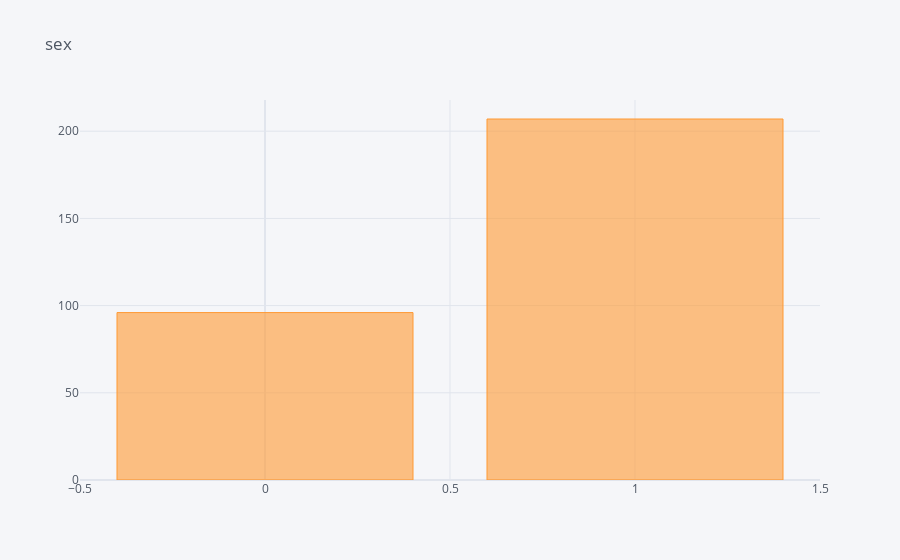
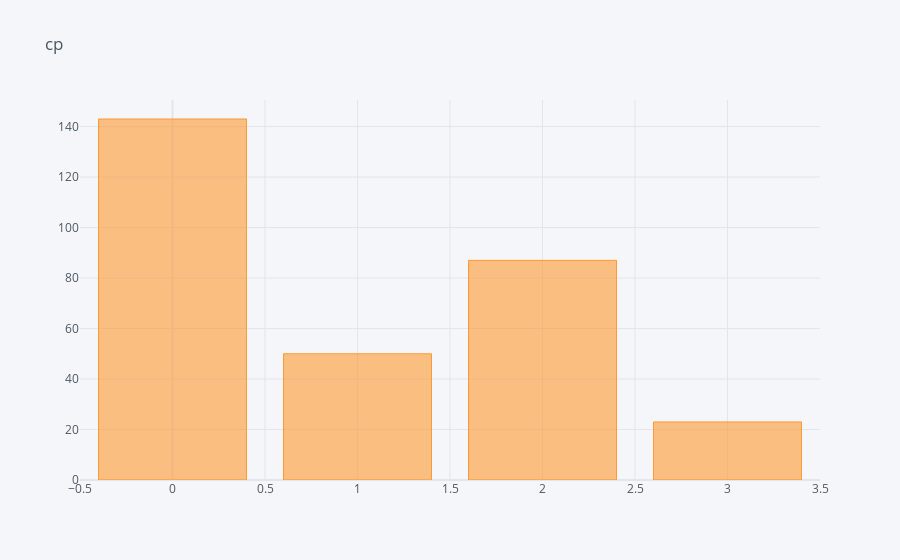
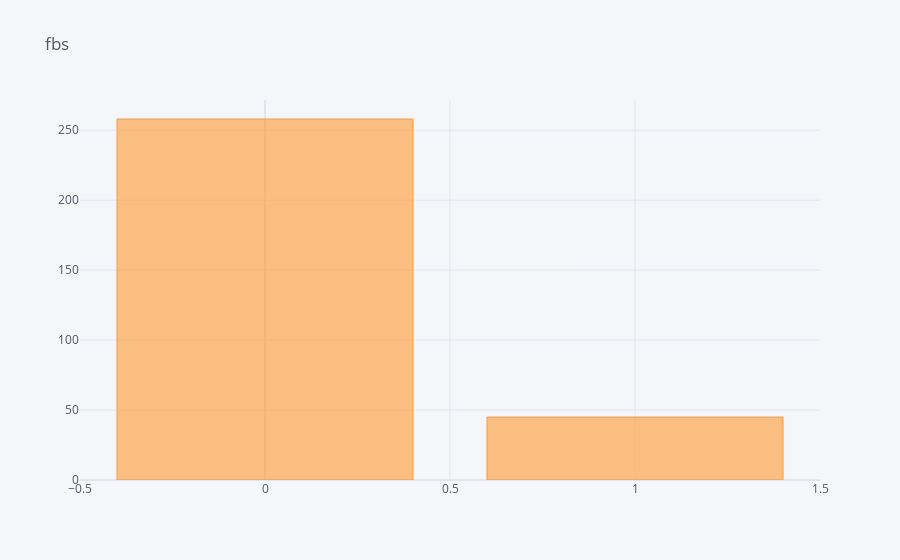
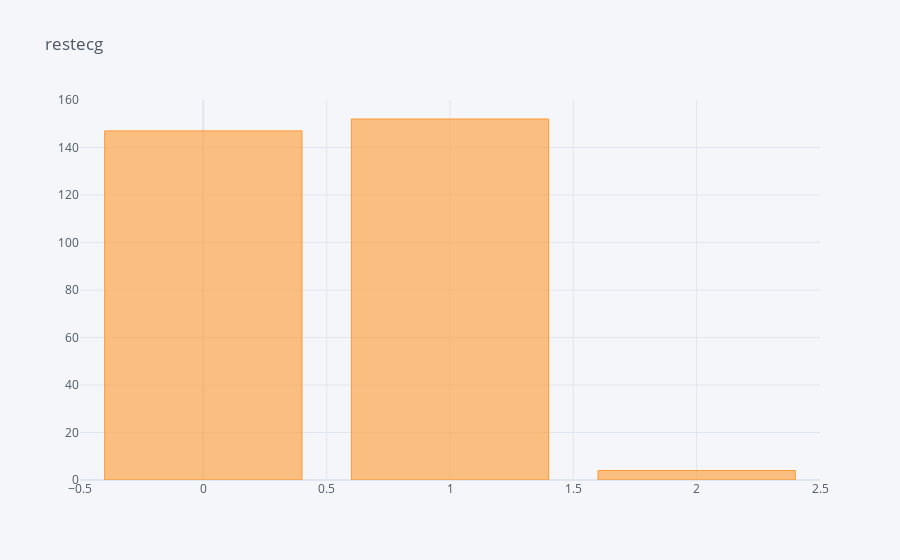

Here is the notebook cell these charts were saved with, in order:
### Markdown cell above
The above description gives a clear indication of slight disbalance in our dataset.

### Code cell
#Plotting the categorical Variables

for i in a:
    df[i].value_counts().iplot(kind= "bar",title = i)

### Figure 1 — Plotly figure (JSON) as saved in the notebook; plotly's stock layout.template omitted (floating-point values rounded to 4 significant figures)
{"data": [{"marker": {"color": "rgba(255, 153, 51, 0.6)", "line": {"color": "rgba(255, 153, 51, 1.0)", "width": 1}}, "name": "sex", "orientation": "v", "text": "", "type": "bar", "x": [1, 0], "y": [207, 96]}], "layout": {"legend": {"bgcolor": "#F5F6F9", "font": {"color": "#4D5663"}}, "paper_bgcolor": "#F5F6F9", "plot_bgcolor": "#F5F6F9", "title": {"font": {"color": "#4D5663"}, "text": "sex"}, "xaxis": {"gridcolor": "#E1E5ED", "showgrid": true, "tickfont": {"color": "#4D5663"}, "title": {"font": {"color": "#4D5663"}, "text": ""}, "zerolinecolor": "#E1E5ED"}, "yaxis": {"gridcolor": "#E1E5ED", "showgrid": true, "tickfont": {"color": "#4D5663"}, "title": {"font": {"color": "#4D5663"}, "text": ""}, "zerolinecolor": "#E1E5ED"}}}

### Figure 2 — Plotly figure (JSON) as saved in the notebook; plotly's stock layout.template omitted (floating-point values rounded to 4 significant figures)
{"data": [{"marker": {"color": "rgba(255, 153, 51, 0.6)", "line": {"color": "rgba(255, 153, 51, 1.0)", "width": 1}}, "name": "cp", "orientation": "v", "text": "", "type": "bar", "x": [0, 2, 1, 3], "y": [143, 87, 50, 23]}], "layout": {"legend": {"bgcolor": "#F5F6F9", "font": {"color": "#4D5663"}}, "paper_bgcolor": "#F5F6F9", "plot_bgcolor": "#F5F6F9", "title": {"font": {"color": "#4D5663"}, "text": "cp"}, "xaxis": {"gridcolor": "#E1E5ED", "showgrid": true, "tickfont": {"color": "#4D5663"}, "title": {"font": {"color": "#4D5663"}, "text": ""}, "zerolinecolor": "#E1E5ED"}, "yaxis": {"gridcolor": "#E1E5ED", "showgrid": true, "tickfont": {"color": "#4D5663"}, "title": {"font": {"color": "#4D5663"}, "text": ""}, "zerolinecolor": "#E1E5ED"}}}

### Figure 3 — Plotly figure (JSON) as saved in the notebook; plotly's stock layout.template omitted (floating-point values rounded to 4 significant figures)
{"data": [{"marker": {"color": "rgba(255, 153, 51, 0.6)", "line": {"color": "rgba(255, 153, 51, 1.0)", "width": 1}}, "name": "fbs", "orientation": "v", "text": "", "type": "bar", "x": [0, 1], "y": [258, 45]}], "layout": {"legend": {"bgcolor": "#F5F6F9", "font": {"color": "#4D5663"}}, "paper_bgcolor": "#F5F6F9", "plot_bgcolor": "#F5F6F9", "title": {"font": {"color": "#4D5663"}, "text": "fbs"}, "xaxis": {"gridcolor": "#E1E5ED", "showgrid": true, "tickfont": {"color": "#4D5663"}, "title": {"font": {"color": "#4D5663"}, "text": ""}, "zerolinecolor": "#E1E5ED"}, "yaxis": {"gridcolor": "#E1E5ED", "showgrid": true, "tickfont": {"color": "#4D5663"}, "title": {"font": {"color": "#4D5663"}, "text": ""}, "zerolinecolor": "#E1E5ED"}}}

### Figure 4 — Plotly figure (JSON) as saved in the notebook; plotly's stock layout.template omitted (floating-point values rounded to 4 significant figures)
{"data": [{"marker": {"color": "rgba(255, 153, 51, 0.6)", "line": {"color": "rgba(255, 153, 51, 1.0)", "width": 1}}, "name": "restecg", "orientation": "v", "text": "", "type": "bar", "x": [1, 0, 2], "y": [152, 147, 4]}], "layout": {"legend": {"bgcolor": "#F5F6F9", "font": {"color": "#4D5663"}}, "paper_bgcolor": "#F5F6F9", "plot_bgcolor": "#F5F6F9", "title": {"font": {"color": "#4D5663"}, "text": "restecg"}, "xaxis": {"gridcolor": "#E1E5ED", "showgrid": true, "tickfont": {"color": "#4D5663"}, "title": {"font": {"color": "#4D5663"}, "text": ""}, "zerolinecolor": "#E1E5ED"}, "yaxis": {"gridcolor": "#E1E5ED", "showgrid": true, "tickfont": {"color": "#4D5663"}, "title": {"font": {"color": "#4D5663"}, "text": ""}, "zerolinecolor": "#E1E5ED"}}}
